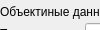
        <widget class="QWidget" name="page_2">
         <property name="geometry">
          <rect>
           <x>0</x>
           <y>0</y>
           <width>100</width>
           <height>30</height>
          </rect>
         </property>
         <attribute name="label">
          <string>Анамнез стр. 2</string>
         </attribute>
         <widget class="QWidget" name="layoutWidget_3">
          <property name="geometry">
           <rect>
            <x>0</x>
            <y>0</y>
            <width>363</width>
            <height>433</height>
           </rect>
          </property>
          <layout class="QVBoxLayout" name="verticalLayoutAnamnez2">
           <property name="spacing">
            <number>0</number>
           </property>
           <item>
            <layout class="QHBoxLayout" name="horizontalLayout">
             <property name="spacing">
              <number>0</number>
             </property>
             <item>
              <widget class="QLabel" name="label_34">
               <property name="sizePolicy">
                <sizepolicy hsizetype="Preferred" vsizetype="Fixed">
                 <horstretch>0</horstretch>
                 <verstretch>0</verstretch>
                </sizepolicy>
               </property>
               <property name="minimumSize">
                <size>
                 <width>0</width>
                 <height>21</height>
                </size>
               </property>
               <property name="text">
                <string>Объектиные данные:</string>
               </property>
               <property name="alignment">
                <set>Qt::AlignLeading|Qt::AlignLeft|Qt::AlignVCenter</set>
               </property>
              </widget>
             </item>
             <item>
              <widget class="QCheckBox" name="checkNorSt">
               <property name="text">
                <string>Состояние удовлетворительное</string>
               </property>
               <property name="checked">
                <bool>true</bool>
               </property>
              </widget>
             </item>
            </layout>
           </item>
           <item>
            <layout class="QHBoxLayout" name="horizontalLayout_13">
             <property name="spacing">
              <number>0</number>
             </property>
             <item>
              <widget class="QLabel" name="label_35">
               <property name="sizePolicy">
                <sizepolicy hsizetype="Preferred" vsizetype="Fixed">
                 <horstretch>0</horstretch>
                 <verstretch>21</verstretch>
                </sizepolicy>
               </property>
               <property name="text">
                <string>Телосложение:</string>
               </property>
              </widget>
             </item>
             <item>
              <widget class="QLineEdit" name="linePhys">
               <property name="sizePolicy">
                <sizepolicy hsizetype="Expanding" vsizetype="Fixed">
                 <horstretch>0</horstretch>
                 <verstretch>21</verstretch>
                </sizepolicy>
               </property>
              </widget>
             </item>
            </layout>
           </item>
           <item>
            <layout class="QHBoxLayout" name="horizontalLayout_14">
             <property name="spacing">
              <number>0</number>
             </property>
             <item>
              <widget class="QLabel" name="label_36">
               <property name="sizePolicy">
                <sizepolicy hsizetype="Preferred" vsizetype="Fixed">
                 <horstretch>0</horstretch>
                 <verstretch>21</verstretch>
                </sizepolicy>
               </property>
               <property name="text">
                <string>Питание:</string>
               </property>
              </widget>
             </item>
             <item>
              <widget class="QLineEdit" name="lineFood">
               <property name="sizePolicy">
                <sizepolicy hsizetype="Expanding" vsizetype="Fixed">
                 <horstretch>0</horstretch>
                 <verstretch>21</verstretch>
                </sizepolicy>
               </property>
              </widget>
             </item>
            </layout>
           </item>
           <item>
            <layout class="QHBoxLayout" name="horizontalLayout_15">
             <property name="spacing">
              <number>0</number>
             </property>
             <item>
              <widget class="QLabel" name="label_37">
               <property name="sizePolicy">
                <sizepolicy hsizetype="Preferred" vsizetype="Fixed">
                 <horstretch>0</horstretch>
                 <verstretch>21</verstretch>
                </sizepolicy>
               </property>
               <property name="text">
                <string>Кожные покровы:</string>
               </property>
              </widget>
             </item>
             <item>
              <widget class="QLineEdit" name="lineSkin">
               <property name="sizePolicy">
                <sizepolicy hsizetype="Expanding" vsizetype="Fixed">
                 <horstretch>0</horstretch>
                 <verstretch>21</verstretch>
                </sizepolicy>
               </property>
              </widget>
             </item>
            </layout>
           </item>
           <item>
            <layout class="QHBoxLayout" name="horizontalLayout_16">
             <property name="spacing">
              <number>0</number>
             </property>
             <item>
              <widget class="QLabel" name="label_38">
               <property name="sizePolicy">
                <sizepolicy hsizetype="Preferred" vsizetype="Fixed">
                 <horstretch>0</horstretch>
                 <verstretch>21</verstretch>
                </sizepolicy>
               </property>
               <property name="text">
                <string>Отеки:</string>
               </property>
              </widget>
             </item>
             <item>
              <widget class="QLineEdit" name="lineOedema">
               <property name="sizePolicy">
                <sizepolicy hsizetype="Expanding" vsizetype="Fixed">
                 <horstretch>0</horstretch>
                 <verstretch>21</verstretch>
                </sizepolicy>
               </property>
              </widget>
             </item>
            </layout>
           </item>
           <item>
            <widget class="QLabel" name="label_39">
             <property name="sizePolicy">
              <sizepolicy hsizetype="Preferred" vsizetype="Fixed">
               <horstretch>0</horstretch>
               <verstretch>21</verstretch>
              </sizepolicy>
             </property>
             <property name="text">
              <string>Периферийные лимфоузлы:</string>
             </property>
            </widget>
           </item>
           <item>
            <widget class="QTextEdit" name="textLimpha">
             <property name="sizePolicy">
              <sizepolicy hsizetype="Expanding" vsizetype="Fixed">
               <horstretch>0</horstretch>
               <verstretch>105</verstretch>
              </sizepolicy>
             </property>
             <property name="maximumSize">
              <size>
               <width>16777215</width>
               <height>105</height>
              </size>
             </property>
            </widget>
           </item>
           <item>
            <layout class="QHBoxLayout" name="horizontalLayout_17">
             <property name="spacing">
              <number>0</number>
             </property>
             <item>
              <widget class="QLabel" name="label_40">
               <property name="sizePolicy">
                <sizepolicy hsizetype="Preferred" vsizetype="Fixed">
                 <horstretch>0</horstretch>
                 <verstretch>21</verstretch>
                </sizepolicy>
               </property>
               <property name="mouseTracking">
                <bool>true</bool>
               </property>
               <property name="text">
                <string>&lt;html&gt;&lt;head/&gt;&lt;body&gt;&lt;p&gt;t&lt;span style=&quot; vertical-align:super;&quot;&gt;o&lt;/span&gt;=&lt;/p&gt;&lt;/body&gt;&lt;/html&gt;</string>
               </property>
              </widget>
             </item>
             <item>
              <widget class="QLineEdit" name="lineTempr">
               <property name="sizePolicy">
                <sizepolicy hsizetype="Expanding" vsizetype="Fixed">
                 <horstretch>0</horstretch>
                 <verstretch>21</verstretch>
                </sizepolicy>
               </property>
              </widget>
             </item>
             <item>
              <widget class="QLabel" name="label_41">
               <property name="sizePolicy">
                <sizepolicy hsizetype="Preferred" vsizetype="Fixed">
                 <horstretch>0</horstretch>
                 <verstretch>21</verstretch>
                </sizepolicy>
               </property>
               <property name="text">
                <string>ЧД=</string>
               </property>
              </widget>
             </item>
             <item>
              <widget class="QLineEdit" name="lineRespR">
               <property name="sizePolicy">
                <sizepolicy hsizetype="Expanding" vsizetype="Fixed">
                 <horstretch>0</horstretch>
                 <verstretch>21</verstretch>
                </sizepolicy>
               </property>
               <property name="text">
                <string/>
               </property>
              </widget>
             </item>
            </layout>
           </item>
           <item>
            <layout class="QHBoxLayout" name="horizontalLayout_18">
             <property name="spacing">
              <number>0</number>
             </property>
             <item>
              <widget class="QLabel" name="label_42">
               <property name="sizePolicy">
                <sizepolicy hsizetype="Preferred" vsizetype="Fixed">
                 <horstretch>0</horstretch>
                 <verstretch>21</verstretch>
                </sizepolicy>
               </property>
               <property name="text">
                <string>Грудная клетка:</string>
               </property>
              </widget>
             </item>
             <item>
              <widget class="QLineEdit" name="lineThorax">
               <property name="sizePolicy">
                <sizepolicy hsizetype="Expanding" vsizetype="Fixed">
                 <horstretch>0</horstretch>
                 <verstretch>21</verstretch>
                </sizepolicy>
               </property>
              </widget>
             </item>
            </layout>
           </item>
           <item>
            <layout class="QHBoxLayout" name="horizontalLayout_19">
             <property name="spacing">
              <number>0</number>
             </property>
             <item>
              <widget class="QLabel" name="label_43">
               <property name="sizePolicy">
                <sizepolicy hsizetype="Preferred" vsizetype="Fixed">
                 <horstretch>0</horstretch>
                 <verstretch>21</verstretch>
                </sizepolicy>
               </property>
               <property name="text">
                <string>Перкуторно:</string>
               </property>
              </widget>
             </item>
             <item>
              <widget class="QLineEdit" name="linePercussion">
               <property name="sizePolicy">
                <sizepolicy hsizetype="Expanding" vsizetype="Fixed">
                 <horstretch>0</horstretch>
                 <verstretch>21</verstretch>
                </sizepolicy>
               </property>
              </widget>
             </item>
            </layout>
           </item>
           <item>
            <widget class="QLabel" name="label_45">
             <property name="sizePolicy">
              <sizepolicy hsizetype="Preferred" vsizetype="Fixed">
               <horstretch>0</horstretch>
               <verstretch>21</verstretch>
              </sizepolicy>
             </property>
             <property name="text">
              <string>Дыхание:</string>
             </property>
            </widget>
           </item>
           <item>
            <widget class="QTextEdit" name="textBreath">
             <property name="sizePolicy">
              <sizepolicy hsizetype="Expanding" vsizetype="Fixed">
               <horstretch>0</horstretch>
               <verstretch>105</verstretch>
              </sizepolicy>
             </property>
             <property name="maximumSize">
              <size>
               <width>16777215</width>
               <height>105</height>
              </size>
             </property>
            </widget>
           </item>
          </layout>
         </widget>
        </widget>
